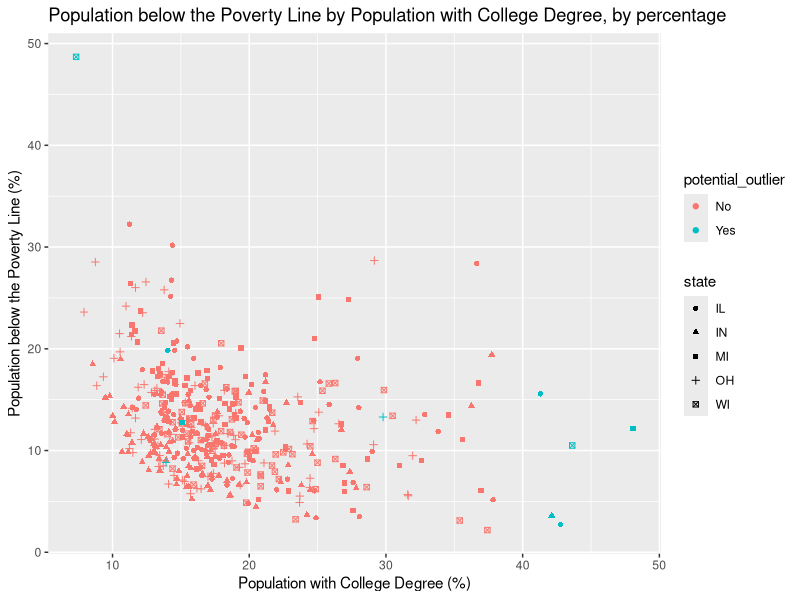

Write R code to recreate this figure.
## ---- chunk 1
#| eval: true
#| message: false

library(tidyverse)
## ---- chunk 2
midwest |>
 count(state)|>
  arrange(desc(n)) #arrange by number of counties

## ---- chunk 3

midwest |>
  count(county)|>
  filter(n ==5)
  
## ---- chunk 4
#a
popden <- midwest|>
  filter(popdensity > 25000)|>
  select(county, state, popdensity, poptotal, area)
popden
## ---- chunk 5
#b
highest_popden <- midwest|>
  filter(popdensity == max(popdensity)) |>
  select(county, state, popdensity, poptotal, area)
highest_popden
## ---- chunk 6
midwest|>
  summarise(
    mean = mean(popdensity),
    Q1 = quantile(popdensity,0.25),
    Q3 = quantile(popdensity,0.75)
    )|>
  select(mean, Q1, Q3)

## ---- chunk 7
midwest |>
  mutate(metro = if_else(inmetro == 1, "Yes", "No"))|>
  group_by(state)|>
  summarise(
    metro_pop = sum(metro == "Yes"),
    total_pop = n(),
    propor = metro_pop/total_pop
  )|>
  select(state,propor)
## ---- chunk 8
#a
a <- midwest|>
  filter ((percollege<10) & (percbelowpoverty >45))|>
  select (county,state, percbelowpoverty,percollege)
a
## ---- chunk 9
#b
b<- midwest|>
  filter ((percollege > 40) & (percbelowpoverty <20))|>
  select (county,state, percbelowpoverty,percollege)
b
## ---- chunk 10
#c
outliers<- midwest|>
  filter ((percollege > 40 & percbelowpoverty <20) |(percollege<10 & percbelowpoverty >45)) |>
  select (county,state, percbelowpoverty,percollege)|>
  arrange(county)
outliers
## ---- chunk 11
#d
midwest <- midwest |>
  mutate(
    potential_outlier = if_else(county %in% pull(outliers, county),
      "Yes","No")
    )|>
  select(county, state, percbelowpoverty,percollege, potential_outlier )|>
  arrange(potential_outlier)

midwest

## ---- chunk 12
#e
ggplot(midwest, aes(x = percollege, y = percbelowpoverty, colour = potential_outlier, shape = state )) +
  geom_point() +
  labs(
    title = "Population below the Poverty Line by Population with College Degree, by percentage",
    x = "Population with College Degree (%)",
    y = "Population below the Poverty Line (%)",
  )
